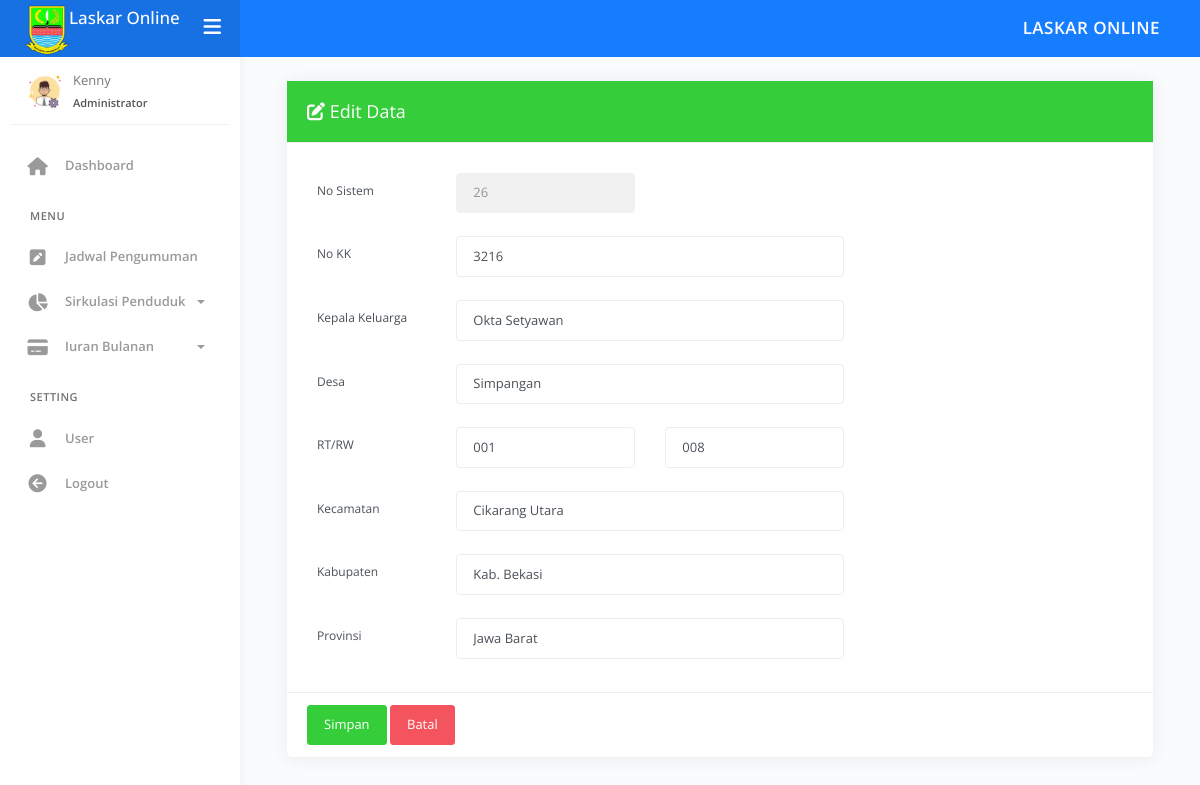
The page /index.php?page=edit-kartu&kode=26 (signed in) on the database its author committed.
### tables this page shows
CREATE TABLE `tb_kk` (
  `id_kk` int(11) NOT NULL,
  `no_kk` varchar(30) NOT NULL,
  `kepala` varchar(20) NOT NULL,
  `alamat` varchar(255) NOT NULL,
  `desa` varchar(20) NOT NULL,
  `rt` varchar(5) NOT NULL,
  `rw` varchar(5) NOT NULL,
  `kec` varchar(20) NOT NULL,
  `kab` varchar(20) NOT NULL,
  `prov` varchar(20) NOT NULL
);

### admin/kartu/edit_kartu.php (the view, shortened to what this page needs)
<?php
if (isset($_GET['kode'])) {
	$sql_cek = "SELECT * FROM tb_kk WHERE id_kk='" . $_GET['kode'] . "'";
	$query_cek = mysqli_query($koneksi, $sql_cek);
	$data_cek = mysqli_fetch_array($query_cek, MYSQLI_BOTH);
}
?>
<div class="main-panel">
	<div class="content">
		<div class="page-inner">
			<div class="row">
				<div class="col-md-12">
					<div class="card">
						<div class="card-header bg-success">
							<h3 class="card-title text-white">
								<i class="fa fa-edit"></i> Edit Data
							</h3>
						</div>
						<form action="" method="post" enctype="multipart/form-data">
							<div class="card-body">
								<div class="form-group row">
									<label class="col-sm-2 col-form-label">No Sistem</label>
									<div class="col-sm-3">
										<input type='text' class="form-control" id="id_kk" name="id_kk" value="<?php echo $data_cek['id_kk']; ?>" readonly />
									</div>
								</div>
								<div class="form-group row">
									<label class="col-sm-2 col-form-label">No KK</label>
									<div class="col-sm-6">
										<input type="text" class="form-control" id="no_kk" name="no_kk" value="<?php echo $data_cek['no_kk']; ?>" required>
									</div>
								</div>
								<div class="form-group row">
									<label class="col-sm-2 col-form-label">Kepala Keluarga</label>
									<div class="col-sm-6">
										<input type="text" class="form-control" id="kepala" name="kepala" value="<?php echo $data_cek['kepala']; ?>" required>
									</div>
								</div>
								<div class="form-group row">
									<label class="col-sm-2 col-form-label">Desa</label>
									<div class="col-sm-6">
										<input type="text" class="form-control" id="desa" name="desa" value="<?php echo $data_cek['desa']; ?>" required>
									</div>
								</div>
								<div class="form-group row">
									<label class="col-sm-2 col-form-label">RT/RW</label>
									<div class="col-sm-3">
										<input type="text" class="form-control" id="rt" name="rt" value="<?php echo $data_cek['rt']; ?>" required>
									</div>
									<div class="col-sm-3">
										<input type="text" class="form-control" id="rw" name="rw" value="<?php echo $data_cek['rw']; ?>" required>
									</div>
								</div>
								<div class="form-group row">
									<label class="col-sm-2 col-form-label">Kecamatan</label>
									<div class="col-sm-6">
										<input type="text" class="form-control" id="kec" name="kec" value="<?php echo $data_cek['kec']; ?>" required>
									</div>
								</div>
								<div class="form-group row">
									<label class="col-sm-2 col-form-label">Kabupaten</label>
									<div class="col-sm-6">
										<input type="text" class="form-control" id="kab" name="kab" value="<?php echo $data_cek['kab']; ?>" required>
									</div>
								</div>
								<div class="form-group row">
									<label class="col-sm-2 col-form-label">Provinsi</label>
									<div class="col-sm-6">
										<input type="text" class="form-control" id="prov" name="prov" value="<?php echo $data_cek['prov']; ?>" required>
									</div>
								</div>
							</div>
							<div class="card-footer">
								<input type="submit" name="Ubah" value="Simpan" class="btn btn-success">
								<a href="?page=data-kartu" title="Kembali" class="btn btn-danger">Batal</a>
							</div>
						</form>
					</div>
				</div>
			</div>
		</div>
	</div>
</div>

### rows shown on the page
tb_kk: id_kk "26", no_kk "3216", kepala "Okta Setyawan", desa "Simpangan", rt "001", rw "008", kec "Cikarang Utara", kab "Kab. Bekasi", prov "Jawa Barat"

### other values the page prints
$data_nama "Kenny"
$data_level "Administrator"
